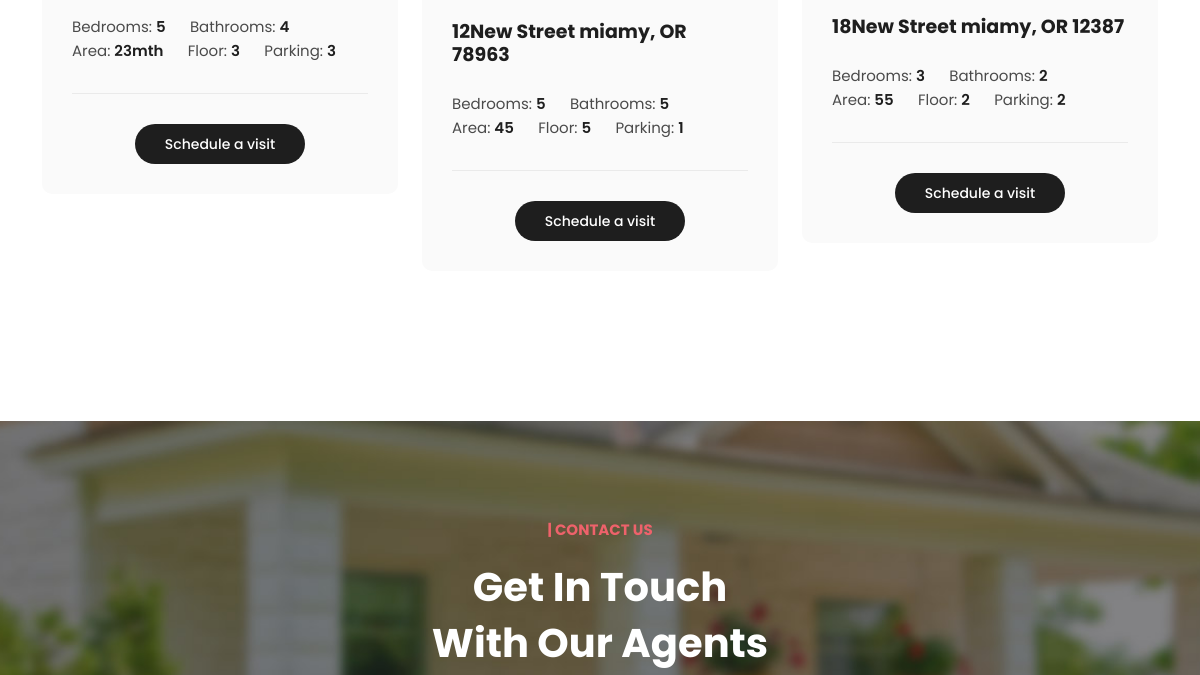
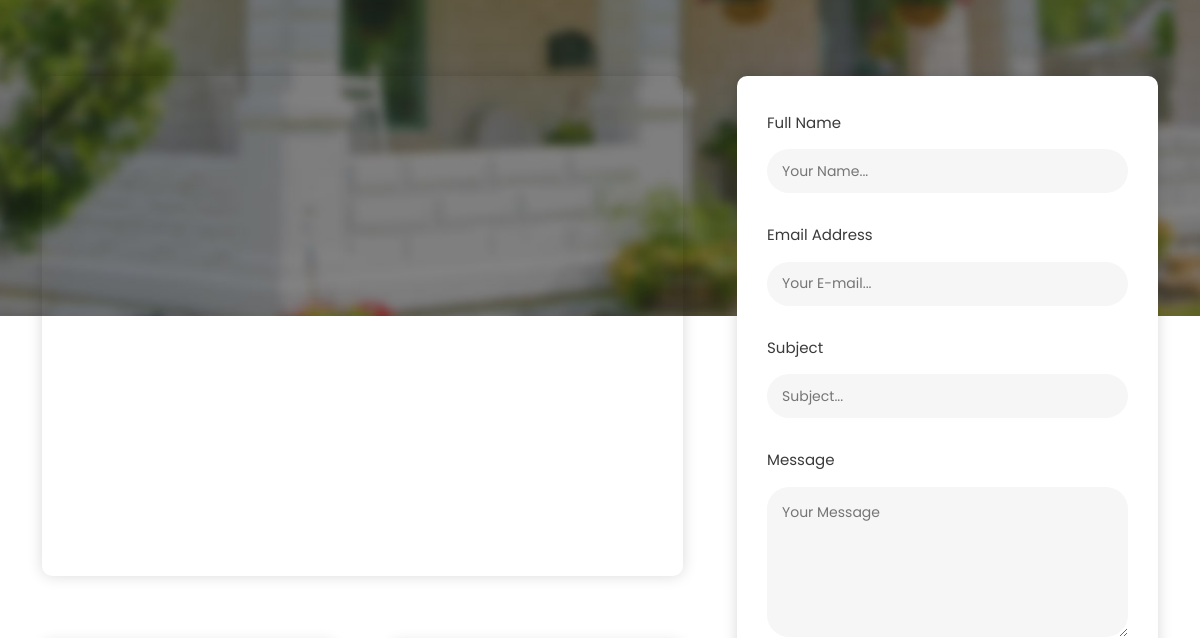
/home/ (middle part), run on an earlier commit of the app's database (2 pictures, top to bottom).
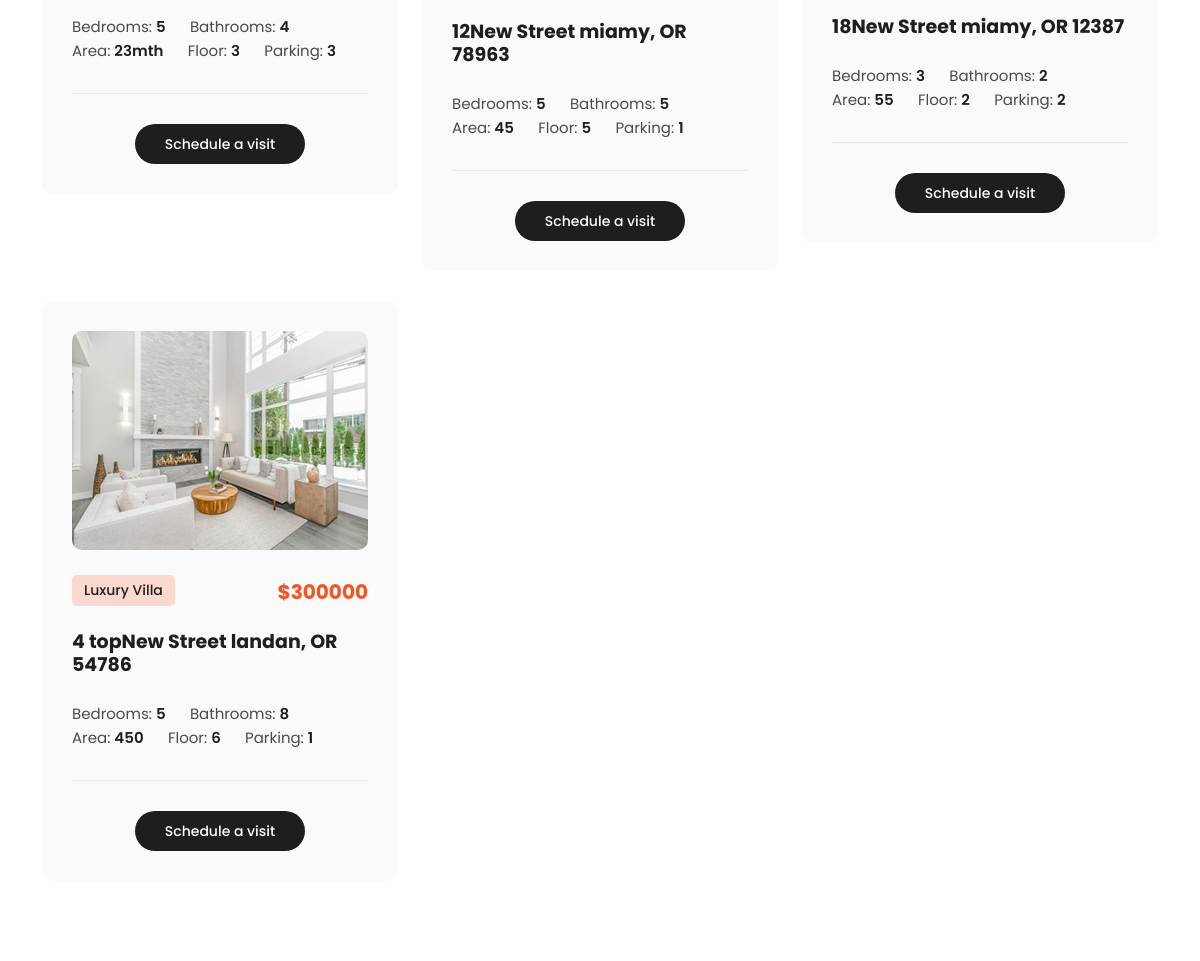
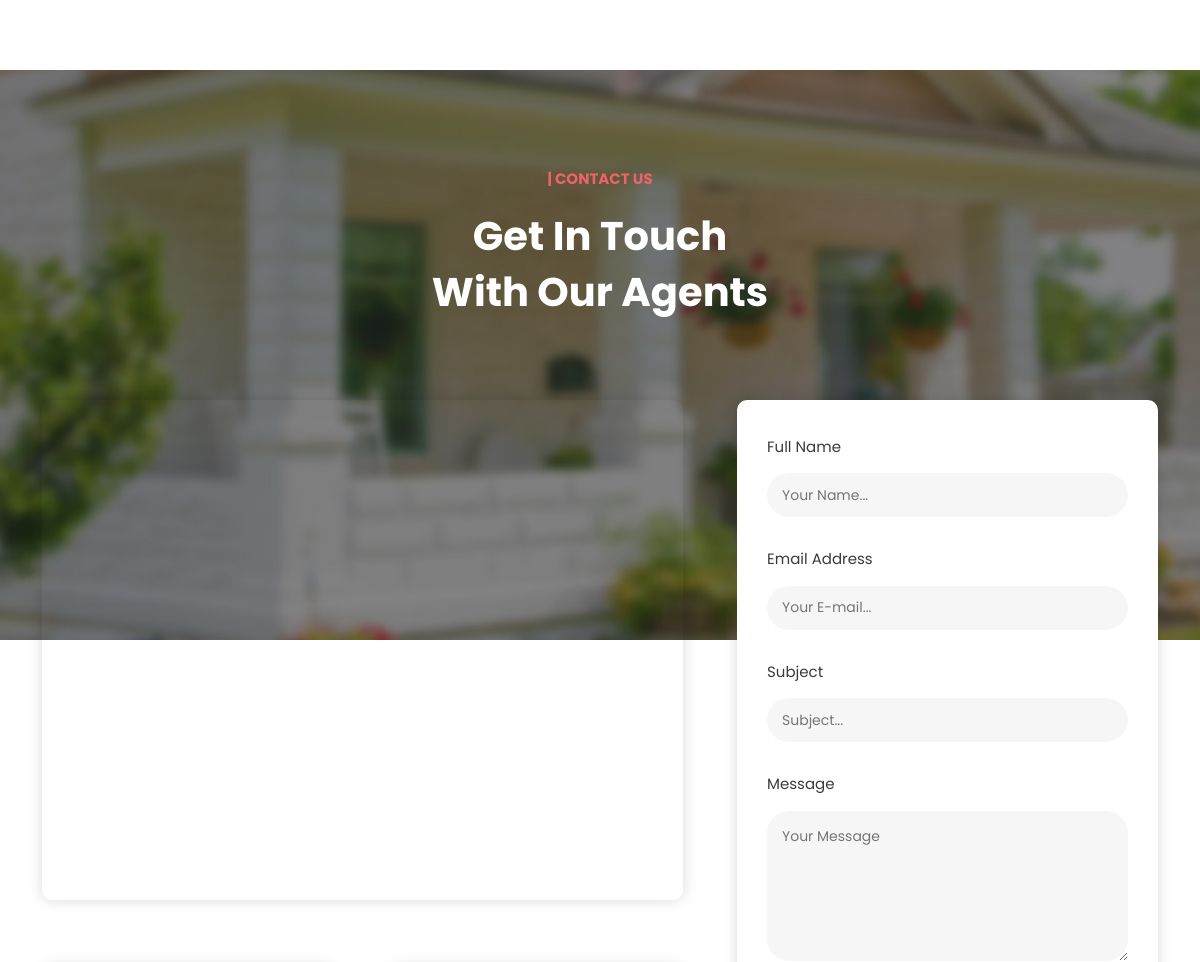
And on a later commit of the database (2 pictures, top to bottom).
### home/models.py (models this page shows, shortened)
class Properties(models.Model):
    about = models.TextField()
    description = models.TextField()
    title = models.CharField(max_length=100,unique=True)
    price = models.IntegerField()
    image = models.ImageField(upload_to='properties/')
    bathroom = models.CharField(max_length=30)
    bedrooms = models.CharField(max_length=30)
    floor = models.CharField(max_length=30)
    area = models.CharField(max_length=30)
    parking = models.CharField(max_length=30)
    street = models.CharField(max_length=100)
    city = models.CharField(max_length=50)
    state = models.CharField(max_length=20)
    postal_code = models.CharField(max_length=10)
    slug = models.SlugField(unique=True)
    SingleProperty = models.ForeignKey(SingleProperty, null=True, blank=True, on_delete=models.CASCADE,
                                       related_name='SingleProperty')
    category = models.ForeignKey(Category, null=True, blank=True, on_delete=models.CASCADE, related_name='categories')

### home/views.py (the view)
# urls.py: path('home/', views.PropertiesView.as_view(), name='home'),
class PropertiesView(ListView):
    queryset = Properties.objects.all()
    context_object_name = 'properties'
    template_name = 'home/index.html'

### home/templates/home/index.html (shortened to what this page needs)
{% extends 'base.html' %}
{% load static %}
{% block main %}
    <div class="properties section">
        <div class="container">
            <div class="row">
                {% for property in properties %}
                    <div class="col-lg-4 col-md-6">
                        <div class="item">
                            <a href="{% url 'home:detail' property.id %}"><img src="{{ property.image.url }}" alt=""></a>
                            <span class="category">Luxury Villa</span>
                            <h6>${{ property.price }}</h6>
                            <h4><a href="{% url 'home:detail' property.id %}">{{ property.street }}New Street {{ property.city }}, OR {{ property.postal_code }}</a></h4>
                            <ul>
                                <li>Bedrooms: <span>{{ property.bedrooms }}</span></li>
                                <li>Bathrooms: <span>{{ property.bathroom }}</span></li>
                                <li>Area: <span>{{ property.area }}</span></li>
                                <li>Floor: <span>{{ property.floor }}</span></li>
                                <li>Parking: <span>{{ property.parking }}</span></li>
                            </ul>
                            <div class="main-button">
                                <a href="{% url 'home:detail' property.slug %}">Schedule a visit</a>
                            </div>
                        </div>
                    </div>
                {% endfor %}
            </div>
        </div>
    </div>
    <div class="contact section">
        <div class="container">
            <div class="row">
                <div class="col-lg-4 offset-lg-4">
                    <div class="section-heading text-center">
                        <h6>| Contact Us</h6>
                        <h2>Get In Touch With Our Agents</h2>
                    </div>
                </div>
            </div>
        </div>
    </div>
    <div class="contact-content">
        <div class="container">
            <div class="row">
                <div class="col-lg-7">
                    <div id="map">
                        <iframe src="https://www.google.com/maps/embed?pb=!1m18!1m12!1m3!1d12469.776493332698!2d-80.14036379941481!3d25.907788681148624!2m3!1f357.26927939317244!2f20.870722720054623!3f0!3m2!1i1024!2i768!4f35!3m3!1m2!1s0x88d9add4b4ac788f%3A0xe77469d09480fcdb!2sSunny%20Isles%20Beach!5e1!3m2!1sen!2sth!4v1642869952544!5m2!1sen!2sth"
                                width="100%" height="500px" frameborder="0"
                                style="border:0; border-radius: 10px; box-shadow: 0px 0px 15px rgba(0, 0, 0, 0.15);"
                                allowfullscreen=""></iframe>
                    </div>
                </div>
                <div class="col-lg-5">
                    <form id="contact-form" method="post" action="{% url 'home:contact' %}">
                        <div class="row">
                            <div class="col-lg-12">
                                <fieldset>
                                    <label for="name">Full Name</label>
                                    <input type="text" name="fullname" id="name" placeholder="Your Name..."
                                           autocomplete="on"
                                           required>
                                </fieldset>
                            </div>
                            <div class="col-lg-12">
                                <fieldset>
                                    <label for="email">Email Address</label>
                                    <input type="text" name="email" id="email" pattern="[^ @]*@[^ @]*"
                                           placeholder="Your E-mail..." required="">
                                </fieldset>
                            </div>
                            <div class="col-lg-12">
                                <fieldset>
                                    <label for="subject">Subject</label>
                                    <input type="subject" name="subject" id="subject" placeholder="Subject..."
                                           autocomplete="on">
                                </fieldset>
                            </div>
                            <div class="col-lg-12">
                                <fieldset>
                                    <label for="message">Message</label>
                                    <textarea name="message" id="message" placeholder="Your Message"></textarea>
                                </fieldset>
                            </div>
                        </div>
                    </form>
                </div>
            </div>
        </div>
    </div>
{% endblock %}

### templates/base.html (shortened to what this page needs)
{% load static %}
<!DOCTYPE html>
<html lang="en">
<head>
    <link href="{% static 'bootstrap/css/bootstrap.min.css' %}" rel="stylesheet">
    <link rel="stylesheet" href="{% static '/css/fontawesome.css' %}">
    <link rel="stylesheet" href="{% static 'css/templatemo-villa-agency.css' %}">
    <link rel="stylesheet" href="{% static 'css/owl.css' %}">
    <link rel="stylesheet" href="{% static 'css/animate.css' %}">
    <link rel="stylesheet" href="https://unpkg.com/swiper@7/swiper-bundle.min.css">
</head>
<body>
{% block main %}
{% endblock %}
</body>
</html>

### static/css/templatemo-villa-agency.css (style rules this page uses)
html, body, div, span, applet, object, iframe, h1, h2, h3, h4, h5, h6, p, blockquote, div pre, a, abbr, acronym, address, big, cite, code, del, dfn, em, font, img, ins, kbd, q, s, samp, small, strike, strong, sub, sup, tt, var, b, u, i, center, dl, dt, dd, ol, ul, li, figure, header, nav, section, article, aside, footer, figcaption { margin: 0; padding: 0; border: 0; outline: 0; }
ul, li { padding: 0; margin: 0; list-style: none; }
* { box-sizing: border-box; }
html, body { font-family: 'Poppins', sans-serif; -ms-text-size-adjust: 100%; -webkit-font-smoothing: antialiased; -moz-osx-font-smoothing: grayscale; }
a { text-decoration: none !important; }
h1, h2, h3, h4, h5, h6 { color: #1e1e1e; margin-top: 0px; margin-bottom: 0px; font-weight: 700; }
ul { margin-bottom: 0px; }
img { width: 100%; overflow: hidden; }
html, body { font-family: 'Poppins', sans-serif; }
.section { margin-top: 120px; }
.section-heading { margin-bottom: 70px; }
.section-heading h2 { font-size: 40px; font-weight: 700; text-transform: capitalize; margin-top: 20px; line-height: 56px; }
.section-heading h6 { color: #ee626b; font-size: 15px; text-transform: uppercase; font-weight: 700; }
.main-button a { display: inline-block; background-color: #1e1e1e; color: #fff; font-size: 14px; font-weight: 500; height: 40px; line-height: 40px; padding: 0px 30px; border-radius: 25px; transition: all .3s; }
.properties .item { background-color: #fafafa; border-radius: 10px; padding: 30px; margin-bottom: 30px; }
.properties .item img { border-radius: 10px; }
.properties .item span.category { background-color: #fbd9cf; font-weight: 500; border-radius: 5px; font-size: 14px; color: #1e1e1e; padding: 5px 12px; display: inline-block; margin-top: 25px; }
.properties .item h4 { font-size: 19px; margin: 25px 0px; }
.properties .item h4 a { color: #1e1e1e; }
.properties .item ul li { display: inline-block; font-size: 15px; color: #4a4a4a; margin-right: 20px; }
.properties .item ul li span { font-weight: 600; color: #1e1e1e; }
.properties .item ul { border-bottom: 1px solid #eaeaea; margin-bottom: 30px; padding-bottom: 30px; }
.properties .item h6 { font-size: 20px; color: #f35525; margin-top: 6px; display: inline-block; float: right; margin-top: 30px; }
.properties .item .main-button { text-align: center; }
.contact { background-image: url(../images/contact-bg.jpg); background-repeat: no-repeat; background-size: cover; background-position: center center; padding: 100px 0px 250px 0px; position: relative; }
.contact .section-heading h2 { color: #fff; }
.contact-content { margin-top: -240px; position: relative; z-index: 1; }
.contact-content #map { border-radius: 10px; margin-bottom: 60px; }
.contact-content #contact-form { margin-left: 30px; border-radius: 10px; box-shadow: 0px 0px 15px rgba(0, 0, 0, 0.15); padding: 35px 30px; background-color: #fff; }
.contact-content #contact-form label { font-size: 15px; color: #3a3a3a; margin-bottom: 15px; }
.contact-content #contact-form input { width: 100%; height: 44px; border-radius: 22px; background-color: #f6f6f6; border: none; margin-bottom: 30px; font-size: 14px; padding: 0px 15px; }
.contact-content #contact-form textarea { width: 100%; height: 150px; max-height: 180px; border-radius: 22px; background-color: #f6f6f6; border: none; margin-bottom: 40px; font-size: 14px; padding: 15px 15px; }
body { overflow-x: hidden; }

What changed in the data, as far as the page shows it:
added Properties: image (picture), price "300000", street "4 top", city "landan", postal_code "54786", bedrooms "5", bathroom "8", area "450", floor "6", parking "1"
